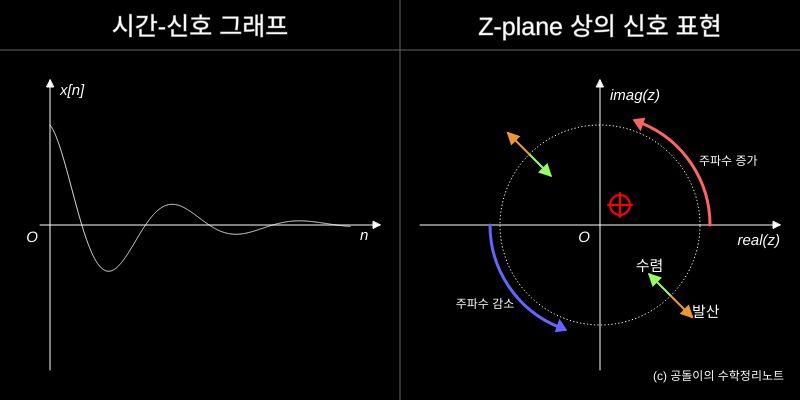
Frame 1 (no input)
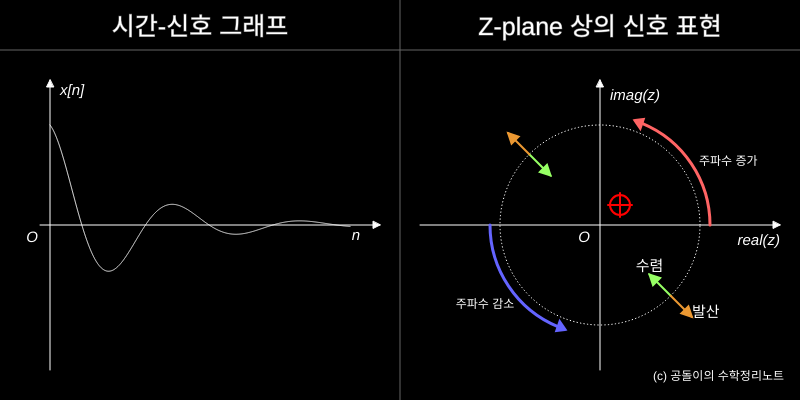
Frame 60 (no input)
Frame 120 (the mouse pressed at the canvas centre since frame 60): identical to frame 60, image omitted

The p5.js sketch that drew these frames (run headless with seeded random() and noise() and a simulated clock; from frame 60 on, the mouse is pressed at the canvas centre):

// p5.js sketch
// ── sketch.js
var scl;
var sig = [];
var t = []
var z_circle_x = []
var z_circle_y = []
fs = 500;

var angle
var offset

var dragging = false; // 물체가 dragged 되고 있는가?
var rollover = false; // 마우스가 원 위에 위치해 있는가?
var circle_x, circle_y, circle_r; // 움직일 원의 위치와 사이즈
var offsetX, offsetY; // mouse offset

function setup() {
     createCanvas(800, 400);
     scl = width / 8;
     for (let i = 0; i < 3; i += 1 / fs) {
          t.push(i)
     }
     for (let i = 0; i < t.length; i++) {
          sig.push(
               cos(2 * PI * 1 * t[i]) * exp(-1 * t[i])
          )
     }

     for (let i = 0; i < 2 * PI; i += 1 / 100) {
          z_circle_x.push(cos(i))
          z_circle_y.push(sin(i))
     }

     left_O_x = 50 / 800 * width;
     left_O_y = (height - 30 + 80 / 800 * width) / 2;
     right_O_x = 3 / 4 * width;
     right_O_y = (height - 30 + 80 / 800 * width) / 2;

     ////////////// drag될 원에 대한 정의 ////////////////////
     // 위치는 오른쪽 면의 축의 원점 기준으로 위치를 잡고자 함.
     // starting position
     circle_x = 0.2;
     circle_y = 0.2;
     // circle size
     circle_r = 0.2;
}

function draw() {
     background(0);

     // titles 그리기
     plotTitles();

     // 좌, 우측 axes 그리기
     plotAxes();

     // Mouse Dragging에 관한 함수
     mouseDragToMoveAPoint();

     // 왼쪽 패널에 코사인 함수 그려놓기
     plotTimeSignal();

     push()
     translate(right_O_x, right_O_y)
     scale(1, -1)
     beginShape()
     noFill()
     stroke(255)

     drawingContext.setLineDash([0.5, 3]); // 점선 효과 주기
     for (let i = 0; i < z_circle_x.length; i++) {
          vertex(z_circle_x[i] * scl, z_circle_y[i] * scl)
     }
     endShape()
     pop()

     fill(255);
     textAlign(RIGHT)
     textSize(12 / 800 * width)
     text('(c) 공돌이의 수학정리노트', width * 0.98, height * 0.95)

     // plotting ARC 1
     plotArc1();

     // plotting ARC 2
     plotArc2();

     // plot Converging Arrow
     plotConvergeArrow();

     plotDivergeArrow();


     function plotConvergeArrow() {
          push();
          translate(right_O_x, right_O_y);
          scale(1, -1);
          noFill();
          for (let i = 3 * PI / 4; i < 2 * PI; i += PI) {
               let x1 = cos(i) * scl;
               let y1 = sin(i) * scl;
               let x2 = 0.7 * x1;
               let y2 = 0.7 * y1;
               let c1 = 150;
               let c2 = 255;
               let c3 = 100;
               let w = 2;
               drawArrowAbsCoord(x1, y1, x2, y2, c1, c2, c3, w);
          }
          pop();
          push();
          translate(right_O_x, right_O_y);
          scale(1, -1);
          translate(cos(7 / 4 * PI) * 0.7 * scl, sin(7 / 4 * PI) * 0.7 * scl);
          scale(1, -1);
          textAlign(CENTER, BOTTOM);
          textSize(15 / 800 * width);
          text('수렴', 0, 0);
          pop();
     }

     function plotDivergeArrow() {
          push();
          translate(right_O_x, right_O_y);
          scale(1, -1);
          noFill();
          for (let i = 3* PI / 4; i < 2 * PI; i += PI) {
               let x1 = cos(i) * scl;
               let y1 = sin(i) * scl;
               let x2 = 1.3 * x1;
               let y2 = 1.3 * y1;
               let c1 = 235;
               let c2 = 152;
               let c3 = 50;
               let w = 2;
               drawArrowAbsCoord(x1, y1, x2, y2, c1, c2, c3, w);
          }
          pop();
          push();
          translate(right_O_x, right_O_y);
          scale(1, -1);
          translate(cos(7 / 4 * PI) * 1.3 * scl, sin(7 / 4 * PI) * 1.35 * scl);
          scale(1, -1);
          textAlign(LEFT, BOTTOM);
          textSize(15 / 800 * width);
          text('발산', 0, 0);
          pop();
     }
     
     function plotArc1() {
          push();
          noFill();
          stroke(255, 100, 100);
          strokeWeight(3);
          translate(right_O_x, right_O_y);
          scale(1, -1);
          arc(0, 0, 2.2 * scl, 2.2 * scl, 0, 3 / 8 * PI);
          translate(cos(3 / 8 * PI) * 1.05 * scl, sin(3 / 8 * PI) * 1.05 * scl);
          angle = atan2(sin(3 / 8 * PI), cos(3 / 8 * PI));
          rotate(angle - PI / 3);
          offset = 8 / 800 * width;
          fill(255, 100, 100);
          triangle(-offset * 0.5, offset, offset * 0.5, offset, 0, 0);
          pop();
          push();
          translate(right_O_x, right_O_y);
          scale(1, -1);
          translate(cos(1/ 5 * PI) * 1.1 * scl, sin(1 / 5* PI) * 0.8 * scl);
          translate(0.1 * scl, 0.1 * scl);
          scale(1, -1);
          textAlign(LEFT, BOTTOM);
          text('주파수 증가', 0, 0);
          pop();
     }

     function plotArc2() {
          push();
          noFill();
          stroke(100, 100, 255);
          strokeWeight(3);
          translate(right_O_x, right_O_y);
          scale(1, -1);
          arc(0, 0, 2.2 * scl, 2.2 * scl, PI, 3 / 8 * PI + PI);
          translate(cos(3 / 8 * PI + PI) * 1.05 * scl, sin(3 / 8 * PI + PI) * 1.05 * scl);
          angle = atan2(sin(3 / 8 * PI + PI), cos(3 / 8 * PI + PI));
          rotate(angle - PI / 3);
          offset = 8 / 800 * width;
          fill(100, 100, 255);
          triangle(-offset * 0.5, offset, offset * 0.5, offset, 0, 0);
          pop();
          push();
          translate(right_O_x, right_O_y);
          scale(1, -1);
          translate(cos(1 / 4 * PI + PI) * scl, sin(1 / 4 * PI + PI) * scl);
          translate(-0.15 * scl, -0.15 * scl);
          scale(1, -1);
          textAlign(RIGHT, BOTTOM);
          text('주파수 감소', 0, 0);
          pop();
     }

}

function drawArrowAbsCoord(x1, y1, x2, y2, c1, c2, c3, w) {
     push();
     strokeWeight(w);
     stroke(c1, c2, c3);
     fill(c1, c2, c3);
     line(x1, y1, x2, y2); //draw a line beetween the vertices
     let offset = 10 / 800 * width;
     let angle = atan2(y1 - y2, x1 - x2); //gets the angle of the line
     translate(x2, y2); //translates to the destination vertex
     rotate(angle - HALF_PI); //rotates the arrow point
     triangle(-offset * 0.5, offset, offset * 0.5, offset, 0, 0); //draws the arrow point as a triangle
     pop();
}

function mouseDragToMoveAPoint() {
     push();
     translate(right_O_x, right_O_y);
     scale(1, -1);
     newMouseX = mouseX - right_O_x;
     newMouseY = -1 * (mouseY - right_O_y);

     if (
          ((circle_x * scl - newMouseX) ** 2 + (circle_y * scl - newMouseY) ** 2) < (circle_r * scl) ** 2) {
          rollover = true;
     } else {
          rollover = false;
     }
     if (dragging) {
          circle_x = newMouseX / scl + offsetX;
          circle_y = newMouseY / scl + offsetY;
     }
     // console.log(dragging)
     noFill()
     stroke(255, 0, 0)
     strokeWeight(2)
     ellipse(circle_x * scl, circle_y * scl, circle_r * scl, circle_r * scl);
     line(scl * (circle_x - circle_r * 0.6), scl * circle_y, scl * (circle_x + circle_r * 0.6), scl * circle_y)
     line(scl * (circle_x), scl * (circle_y - circle_r * 0.6), scl * (circle_x), scl * (circle_y + circle_r * 0.6))
     pop();
}


function mousePressed() {
     if (
          ((circle_x * scl - newMouseX) ** 2 + (circle_y * scl - newMouseY) ** 2) < (circle_r * scl) ** 2) {
          dragging = true;
     }

     offsetX = (circle_x * scl - newMouseX) / scl
     offsetY = (circle_y * scl - newMouseY) / scl
}

function mouseReleased() {
     dragging = false;
}


function plotTimeSignal() {
     sig = []
     absZ = sqrt(
          circle_x ** 2 + circle_y ** 2
     )
     sigma = log(absZ)

     omega = -1 * atan2(circle_y, circle_x)

     for (let i = 0; i < t.length; i++) {
          sig.push(
               cos(2 * PI * omega * t[i]) * exp(sigma * t[i])
          )
     }

     push();
     stroke(255);
     noFill();
     translate(50 / 800 * width, (height - 30 + 80 / 800 * width) / 2);
     scale(1, -1);
     beginShape();
     for (i = 0; i < sig.length; i++) {
          vertex(t[i] * scl, sig[i] * scl);
     }
     endShape();
     pop();
}

function plotTitles() {
     push();
     stroke(100);
     line(width / 2, 0, width / 2, height);
     line(0, 50 / 800 * width, width, 50 / 800 * width);
     fill(255);
     textAlign(CENTER);
     textSize(25 / 800 * width);
     text('시간-신호 그래프', width / 4, 35 / 800 * width);
     text('Z-plane 상의 신호 표현', 3 / 4 * width, 35 / 800 * width);
     pop();
}

function plotAxes() {

     // triangle의 크기
     let offset = 7 / 800 * width;

     // //////////////////////// 왼쪽 pannel에 axes 그려주기///////////////////////////
     push();
     stroke(255);
     line(50 / 800 * width, 80 / 800 * width, 50 / 800 * width, height - 30);
     triangle(50 / 800 * width, 80 / 800 * width, 50 / 800 * width - 1 / 2 * offset, 80 / 800 * width + offset, 50 / 800 * width + 1 / 2 * offset, 80 / 800 * width + offset);
     line((50 - 10) / 800 * width, (height - 30 + 80 / 800 * width) / 2, width / 2 - 20 / 800 * width, (height - 30 + 80 / 800 * width) / 2);
     pop();

     push();
     stroke(255);
     translate(width / 2 - 20 / 800 * width, (height - 30 + 80 / 800 * width) / 2);
     rotate(-PI / 2);
     triangle(0, 0, -1 / 2 * offset, -offset, 1 / 2 * offset, -offset);
     pop();


     // 원점에 O 글자 써주기
     push();
     fill(255);
     translate(50 / 800 * width, (height - 30 + 80 / 800 * width) / 2);
     textAlign(RIGHT)
     textStyle(ITALIC);
     textSize(15);
     text('O', -12 / 800 * width, 17 / 800 * width);
     pop();

     // x축에 'n' 글자 써주기
     push();
     fill(255);
     translate(width / 2 - 50 / 800 * width, (height - 30 + 80 / 800 * width) / 2);
     textSize(15 / 800 * width);
     textStyle(ITALIC)
     text('n', 10 / 800 * width, 15 / 800 * width)
     pop();

     // y축에 'x[n]' 글자 써주기
     push();
     fill(255);
     translate(50 / 800 * width, 80 / 800 * width);
     textSize(15 / 800 * width);
     textStyle(ITALIC)
     textAlign(LEFT);
     text('x[n]', 10 / 800 * width, 15 / 800 * width)
     pop();

     // //////////////오른쪽 pannel에 axes 그려주기///////////////////////////
     // x축
     push();
     stroke(255);
     line(width / 2 + 20 / 800 * width, (height - 30 + 80 / 800 * width) / 2, width - 20 / 800 * width, (height - 30 + 80 / 800 * width) / 2);
     translate(width - 20 / 800 * width, (height - 30 + 80 / 800 * width) / 2)
     rotate(-PI / 2);
     triangle(0, 0, -1 / 2 * offset, -offset, 1 / 2 * offset, -offset);
     pop();

     // y축
     push();
     stroke(255);
     line(3 / 4 * width, 80 / 800 * width, 3 / 4 * width, height - 30 / 800 * width)
     translate(3 / 4 * width, 80 / 800 * width)
     rotate(PI)
     triangle(0, 0, -1 / 2 * offset, -offset, 1 / 2 * offset, -offset);
     pop();

     // 원점에 O 써주기
     push();
     translate(3 / 4 * width, (height - 20 + 80 / 800 * height) / 2)
     fill(255);
     textStyle(ITALIC)
     textAlign(RIGHT, TOP)
     textSize(15 / 800 * width);
     text('O', -10 / 800 * width, 20 / 800 * width)
     pop();

     // x 축에 Real(z) 글씨 써주기
     push();
     translate(width - 20 / 800 * width, (height - 30 + 80 / 800 * width) / 2)
     fill(255)
     textStyle(ITALIC)
     textAlign(RIGHT)
     textSize(15 / 800 * width)
     text('real(z)', 0, 20 / 800 * width)
     pop();

     // y 축에 imag(z) 글씨 써주기
     push();
     translate(3 / 4 * width, 80 / 800 * width)
     fill(255)
     textStyle(ITALIC)
     textAlign(LEFT)
     textSize(15 / 800 * width)
     text('imag(z)', 10 / 800 * width, 20 / 800 * width)
     pop();

}
